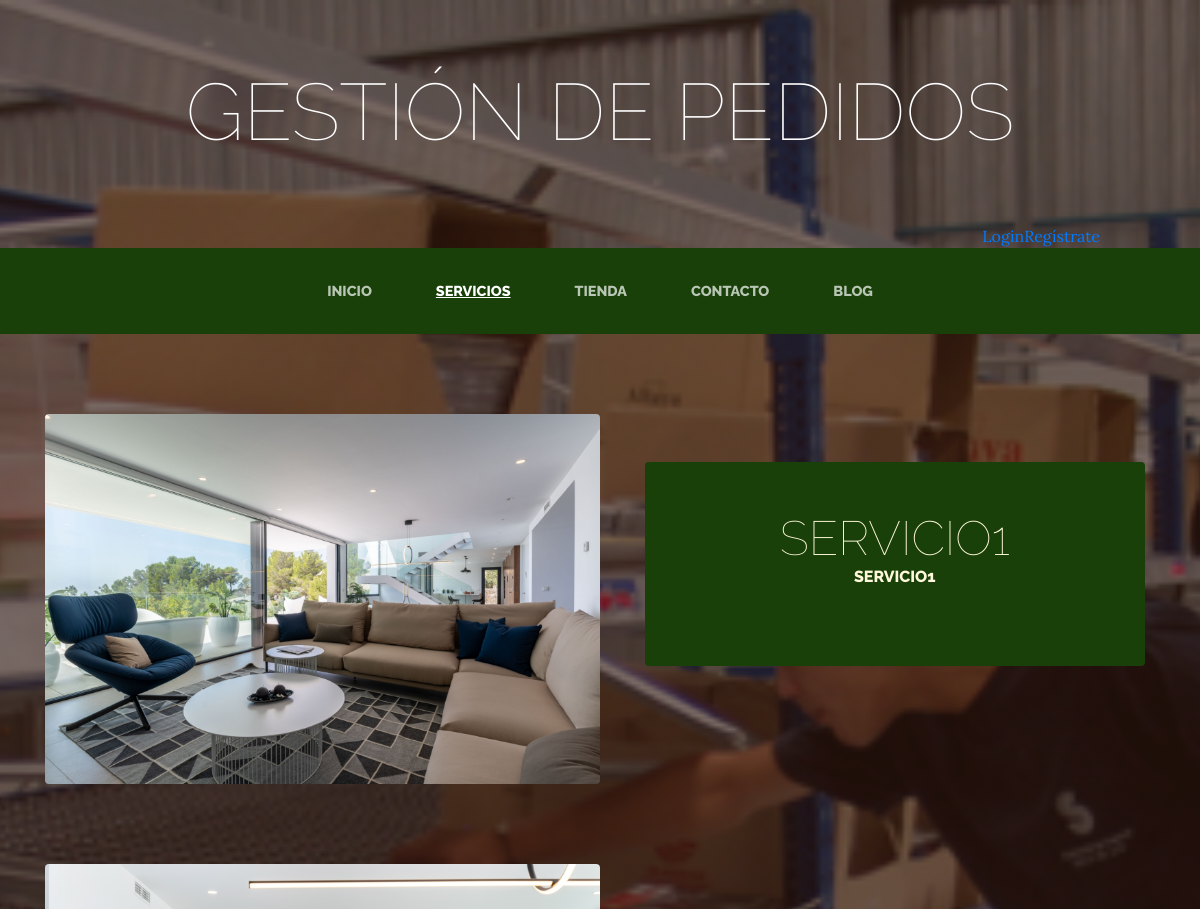
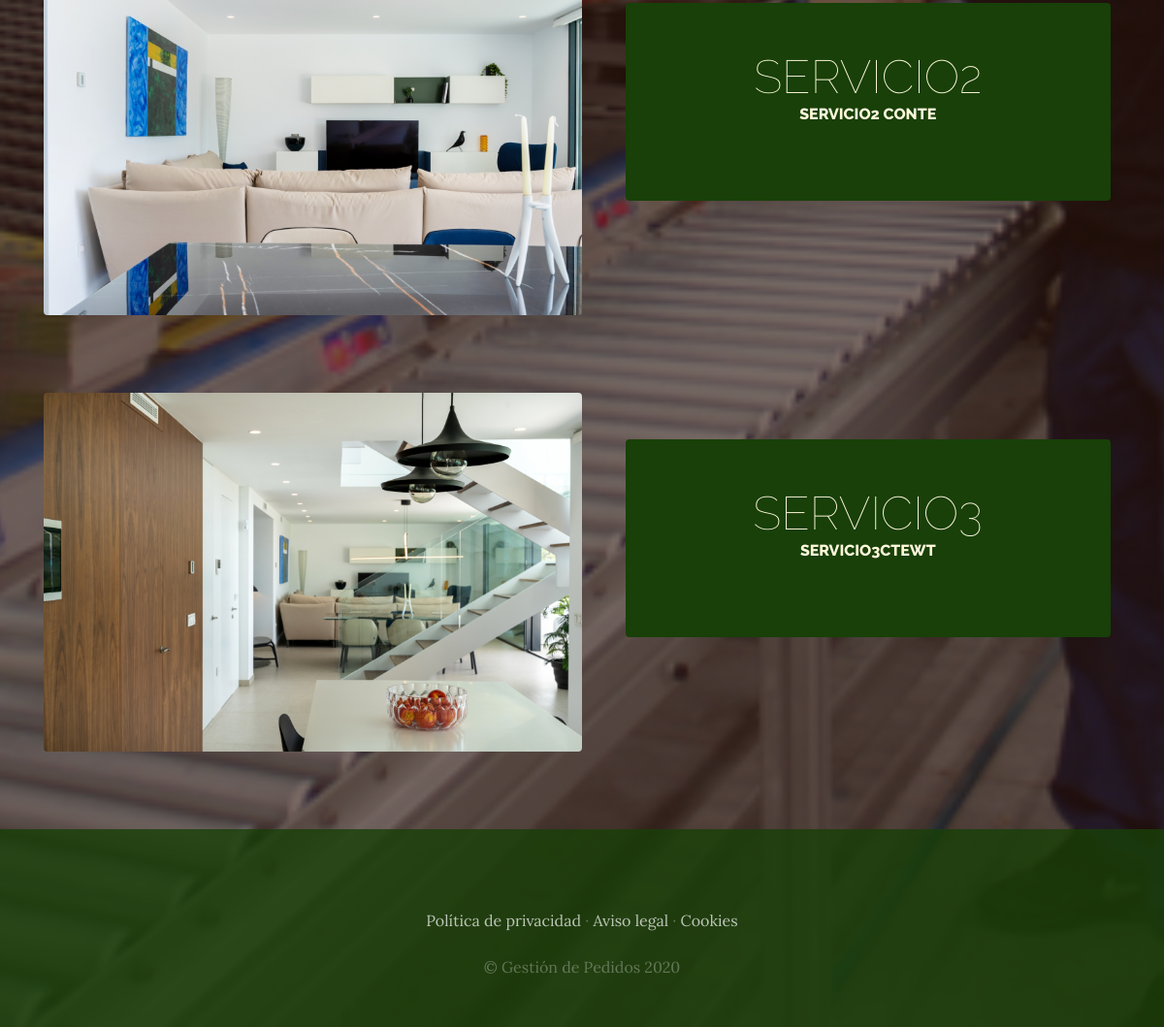
The app's page /servicios/ with its own data (2 pictures, top to bottom).
### servicios/models.py (models this page shows, shortened)
class Servicio(models.Model):
    titulo = models.CharField(max_length=50)
    contenido =  models.CharField(max_length=50)
    imagen = models.ImageField(upload_to='servicios')
    created = models.DateTimeField(auto_now_add=True)
    updated = models.DateTimeField(auto_now_add=True)
    class Meta:
        verbose_name='servicio'
        verbose_name_plural='servicios'

### servicios/views.py (the view)
# urls.py: path('servicios/',include('servicios.urls')),
def servicios(request):
    servicios=Servicio.objects.all()
    return render(request,"servicios/servicios.html",{"servicios":servicios})

### carro/context_processor.py (called while the page is built)
def importe_total_carro(request):
    total=0
    if request.user.is_authenticated:
       for key, value in request.session["carro"].items():
         total=total+(float(value["precio"]))
    else:
        total ="debes hacer lógin o registrarte"
    return {"importe_total_carro":total}

### servicios/templates/servicios/servicios.html
{% extends "ProyectoWebApp/base.html" %}
{% load static %}
{% block content %}
    {% for servicio in servicios %}
 <section class="page-section clearfix">
    <div class="container">
      <div class="intro">
        <img class="intro-img img-fluid mb-3 mb-lg-0 rounded" src="{{servicio.imagen.url}}" alt="" style="width:50%;">
        <div class="intro-text left-0 text-center bg-faded p-5 rounded">
          <h2 class="section-heading mb-4" >
            <span class="section-heading-lower">{{servicio.titulo}}</span>
            <span class="section-heading-upper">{{servicio.contenido}}</span>
          </h2>
        </div>
      </div>
    </div>
  </section>
    {% endfor %}
{% endblock %}

### ProyectoWebApp/static/ProyectoWebApp/css/gestion.css (style rules this page uses)
body { font-family: 'Lora'; background: linear-gradient(rgba(47, 23, 15, 0.65), rgba(47, 23, 15, 0.65)), url("../img/bg_main.jpg"); background-attachment: fixed; background-position: center; background-size: cover; }
h1, h2, h3, h4, h5, h6 { font-family: 'Raleway'; }
.page-section { margin-top: 5rem; margin-bottom: 5rem; }
.section-heading { text-transform: uppercase; }
.section-heading .section-heading-upper { display: block; font-size: 1rem; font-weight: 800; padding-bottom:.5rem; }
.section-heading .section-heading-lower { display: block; font-size: 3rem; font-weight: 100; }
.bg-faded { background-color: rgba(255, 255, 255, 0.85); }
.intro { position: relative; }
@media (min-width: 992px) { .intro .intro-img { width: 75%; float: left; } }
@media (min-width: 992px) { .intro .intro-text { left: 600; width: 60%; margin-top: 3rem; background-color: rgba(24, 64, 8); color: cornsilk; position: absolute; } }
@media (min-width: 1200px) { .intro .intro-text { width: 45%; } }

### records on screen
Servicio: imagen (picture), titulo "SERVICIO1", contenido "SERVICIO1"
Servicio: imagen (picture), titulo "SERVICIO2", contenido "SERVICIO2 CONTE"
Servicio: imagen (picture), titulo "SERVICIO3", contenido "SERVICIO3CTEWT"
